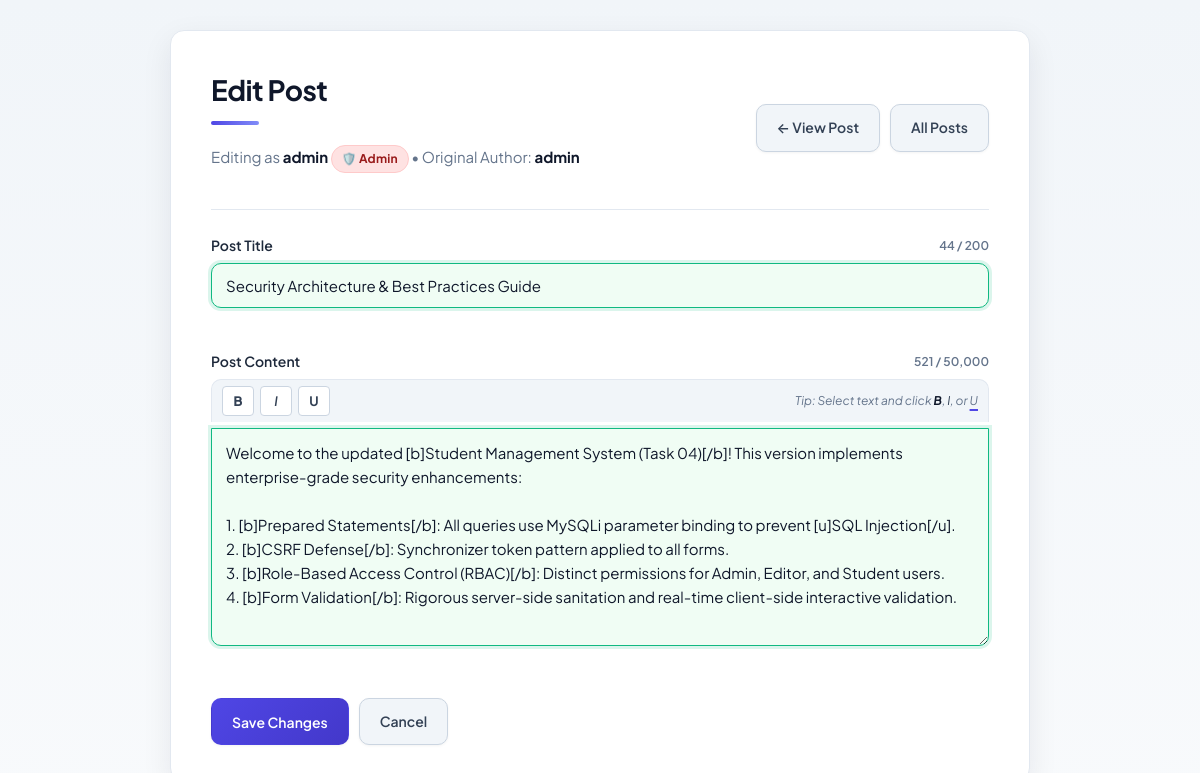
The app's page /posts/edit.php?id=1 (signed in) with its own data.
### tables this page shows
CREATE TABLE IF NOT EXISTS `posts` (
    `id` INT AUTO_INCREMENT PRIMARY KEY,
    `user_id` INT NULL,
    `title` VARCHAR(255) NOT NULL,
    `content` TEXT NOT NULL,
    `created_at` TIMESTAMP DEFAULT CURRENT_TIMESTAMP,
    CONSTRAINT `fk_posts_user` FOREIGN KEY (`user_id`) REFERENCES `users` (`id`) ON DELETE SET NULL
);

CREATE TABLE IF NOT EXISTS `users` (
    `id` INT AUTO_INCREMENT PRIMARY KEY,
    `username` VARCHAR(100) NOT NULL UNIQUE,
    `password` VARCHAR(255) NOT NULL,
    `role` ENUM('admin', 'editor', 'user') NOT NULL DEFAULT 'user',
    `created_at` TIMESTAMP DEFAULT CURRENT_TIMESTAMP
);

### posts/edit.php (the view, shortened to what this page needs)
<?php
require_once "../config/database.php";
$id = (int) $_GET["id"];
$stmt = $conn->prepare(
    "SELECT p.id, p.title, p.content, p.user_id, u.username AS author_name
     FROM posts p
     LEFT JOIN users u ON p.user_id = u.id
     WHERE p.id = ?"
);
$stmt->bind_param("i", $id);
$stmt->execute();
$result = $stmt->get_result();
$post = $result->fetch_assoc();
?>
<!DOCTYPE html>
<html lang="en">
<head>
    <link rel="stylesheet" href="../style.css">
</head>
<body>
<div class="container">
    <div class="header-bar">
        <div>
            <h1>Edit Post</h1>
            <p class="header-user">
                Editing as <strong><?php echo htmlspecialchars(current_user_name(), ENT_QUOTES, 'UTF-8'); ?></strong>
                <?php echo render_role_badge(current_user_role()); ?>
                <?php if ($post['author_name']): ?>
                    &bull; Original Author: <strong><?php echo htmlspecialchars($post['author_name'], ENT_QUOTES, 'UTF-8'); ?></strong>
                <?php endif; ?>
            </p>
        </div>
        <div class="nav-actions">
            <a href="view.php?id=<?php echo $id; ?>" class="btn btn-secondary">← View Post</a>
            <a href="index.php" class="btn btn-secondary">All Posts</a>
        </div>
    </div>
    <form method="POST" action="edit.php?id=<?php echo $id; ?>" id="editPostForm" novalidate>
        <div class="form-group">
            <div style="display: flex; justify-content: space-between; align-items: center;">
                <label for="title">Post Title</label>
                <span class="char-counter" id="titleCounter">0 / 200</span>
            </div>
            <input
                type="text"
                id="title"
                name="title"
                maxlength="200"
                value="<?php echo htmlspecialchars($_POST['title'] ?? $post["title"], ENT_QUOTES, 'UTF-8'); ?>"
                required
            >
            <span class="field-feedback" id="titleFeedback"></span>
        </div>
        <div class="form-group">
            <div style="display: flex; justify-content: space-between; align-items: center;">
                <label for="content-input">Post Content</label>
                <span class="char-counter" id="contentCounter">0 / 50,000</span>
            </div>
            <div class="formatting-toolbar">
                <button type="button" class="toolbar-btn bold" onclick="formatText('b')" title="Bold (Ctrl+B)">B</button>
                <button type="button" class="toolbar-btn italic" onclick="formatText('i')" title="Italic (Ctrl+I)">I</button>
                <button type="button" class="toolbar-btn underline" onclick="formatText('u')" title="Underline (Ctrl+U)">U</button>
                <span class="toolbar-hint">Tip: Select text and click <strong>B</strong>, <em>I</em>, or <u>U</u></span>
            </div>
            <textarea
                id="content-input"
                name="content"
                rows="8"
                required
            ><?php echo htmlspecialchars($_POST['content'] ?? $post["content"], ENT_QUOTES, 'UTF-8'); ?></textarea>
            <span class="field-feedback" id="contentFeedback"></span>
        </div>
        <div style="display: flex; gap: 10px; margin-top: 10px;">
            <button type="submit" class="btn btn-primary">Save Changes</button>
            <a href="view.php?id=<?php echo $id; ?>" class="btn btn-secondary">Cancel</a>
        </div>
    </form>
</div>
</body>
</html>

### records on screen
posts: user.username "admin", title "Security Architecture & Best Practices Guide", content "Welcome to the updated [b]Student Management System (Task 04)[/b]! This version implements enterprise-grade security enhancements: 1. [b]Prepared Statements[/b]: All queries use MySQLi parameter binding to prevent [u]SQL Injection[/u]. 2. [b]CSRF Defense[/b]: Synchronizer token pattern applied to all forms. 3. [b]Role-Based Access Control (RBAC)[/b]: Distinct permissions for Admin, Editor, and Student users. 4. [b]Form Validation[/b]: Rigorous server-side sanitation and real-time client-side interactive validation."

### other values on screen
current_user_name() "admin"
